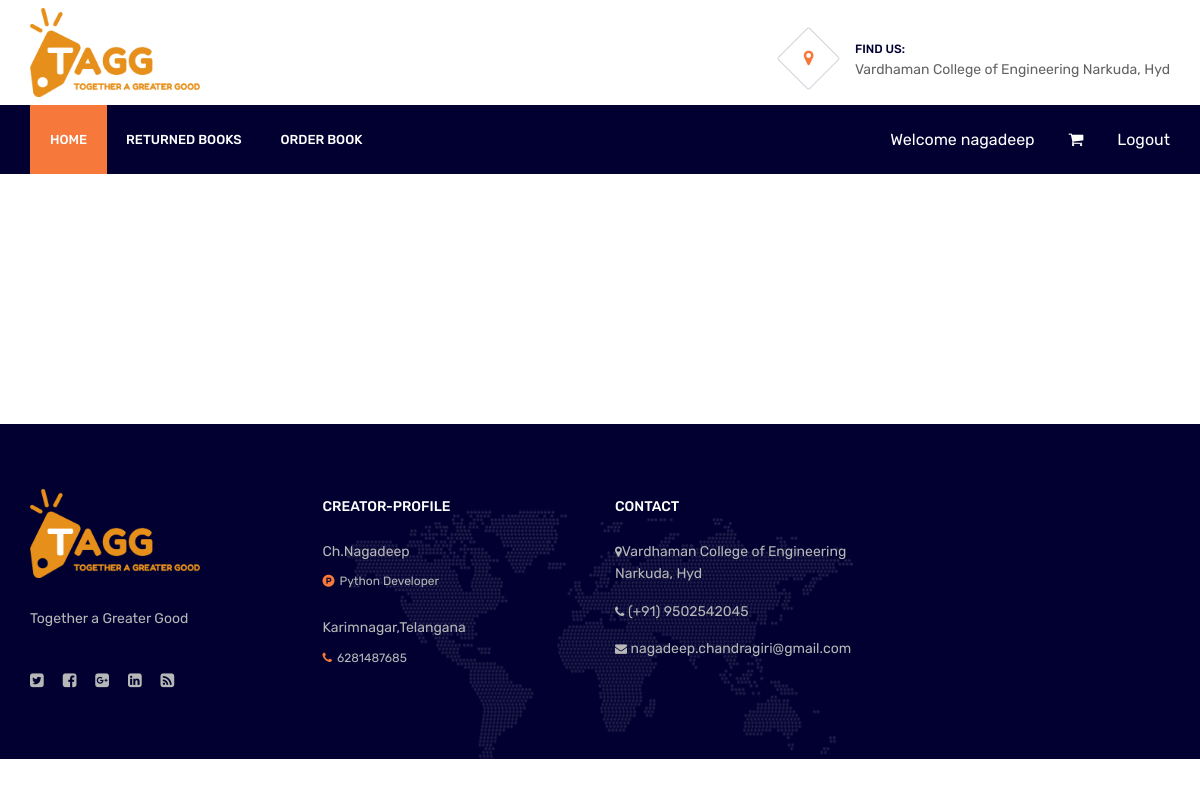
The app's page /cse/ (signed in), older data.
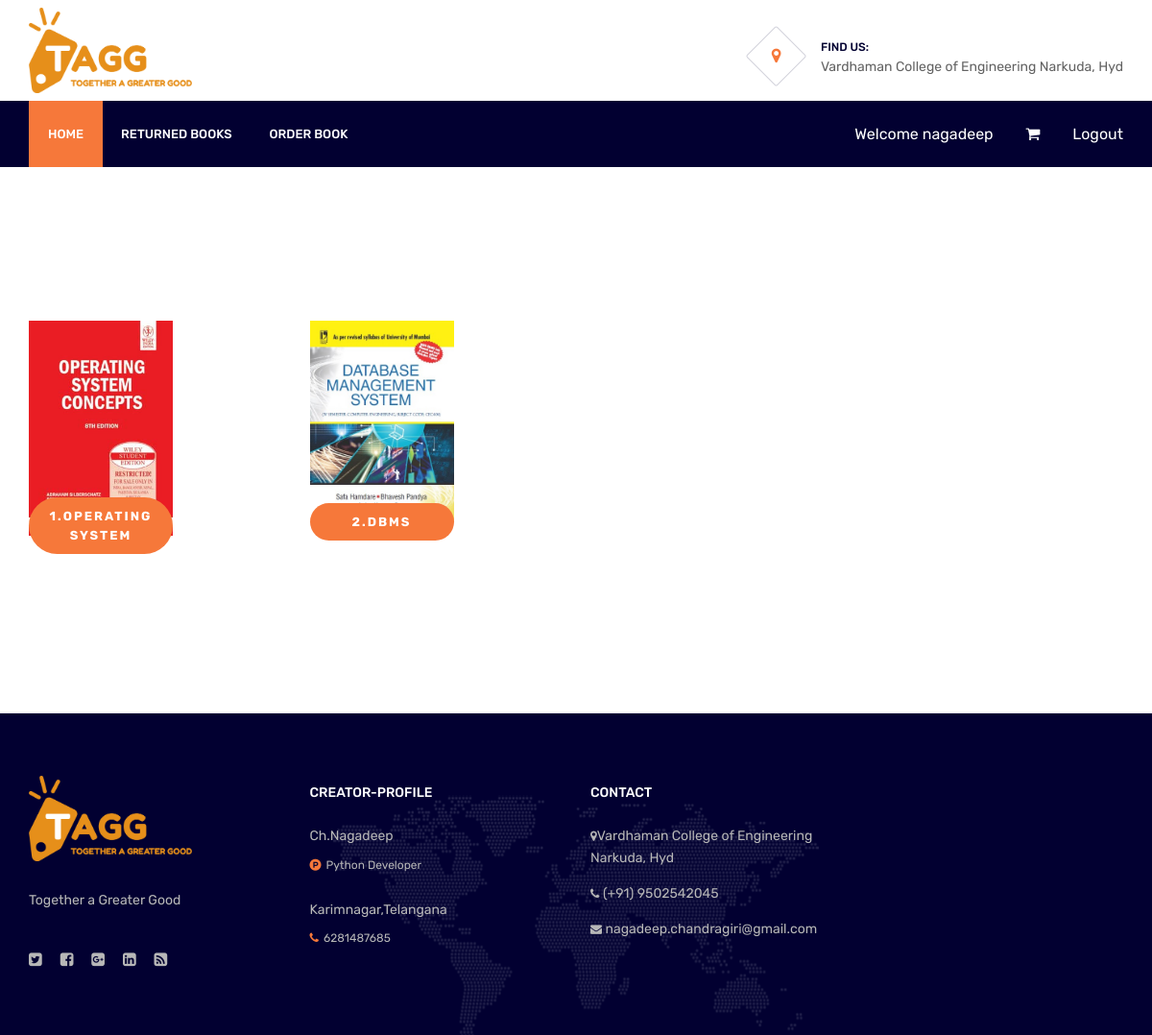
The same page, newer data.
### web/models.py (models this page shows, shortened)
class Cse(models.Model):
    name=models.CharField(max_length=100)
    img=models.ImageField(upload_to='pics')
    qnt=models.IntegerField()

### web/views.py (the view)
# urls.py: path('cse/',views.cse,name='cse'),
@login_required(login_url='web/index.html')
def cse(request):
    form=Cse.objects.all()
    return render(request,'web/cse.html',{'form':form})

### web/templates/web/cse.html (shortened to what this page needs)
{% extends 'web/base.html' %}
{% block content %}
	<section class="courses-section spad">
		<div class="container">
			<div class="row">
                {% for i in form %}
				<div class="col-lg-3 col-md-6 course-item">
					<div class="course-thumb">
						<img src="{{i.img.url}}" alt="">
						<div class="course-cat">
							<span class="hello">{{i.id}}.{{i.name}}</span>
						</div>
					</div>
                </div>
                {% endfor %}
			</div>
		</div>
    </section>
    {% endblock %}

Row changes from the older to the newer data that the page shows:
added Cse: img (picture), id "1", name "OPERATING SYSTEM"
added Cse: img (picture), id "2", name "DBMS"
